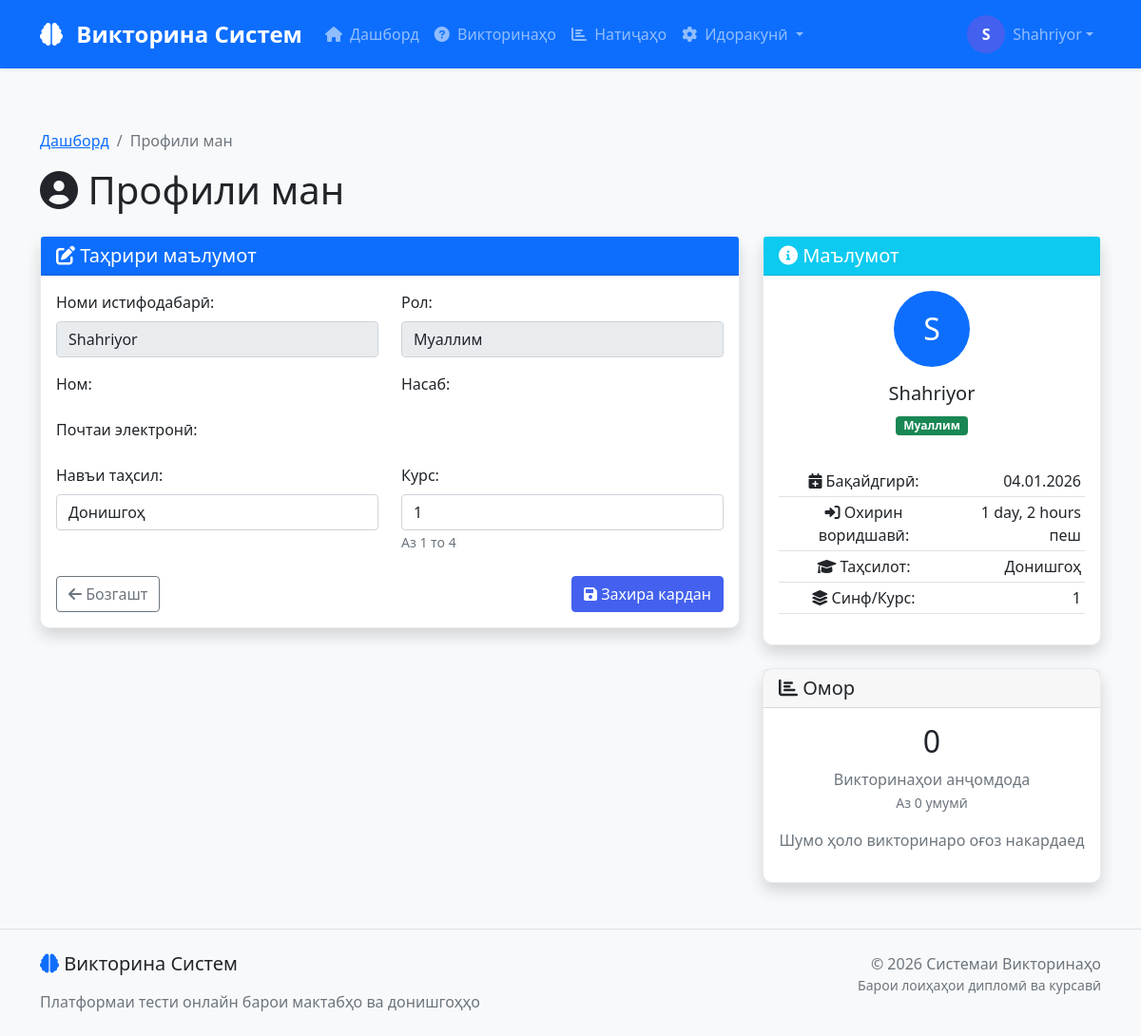
Before: /profile/ (signed in) with the older database file.
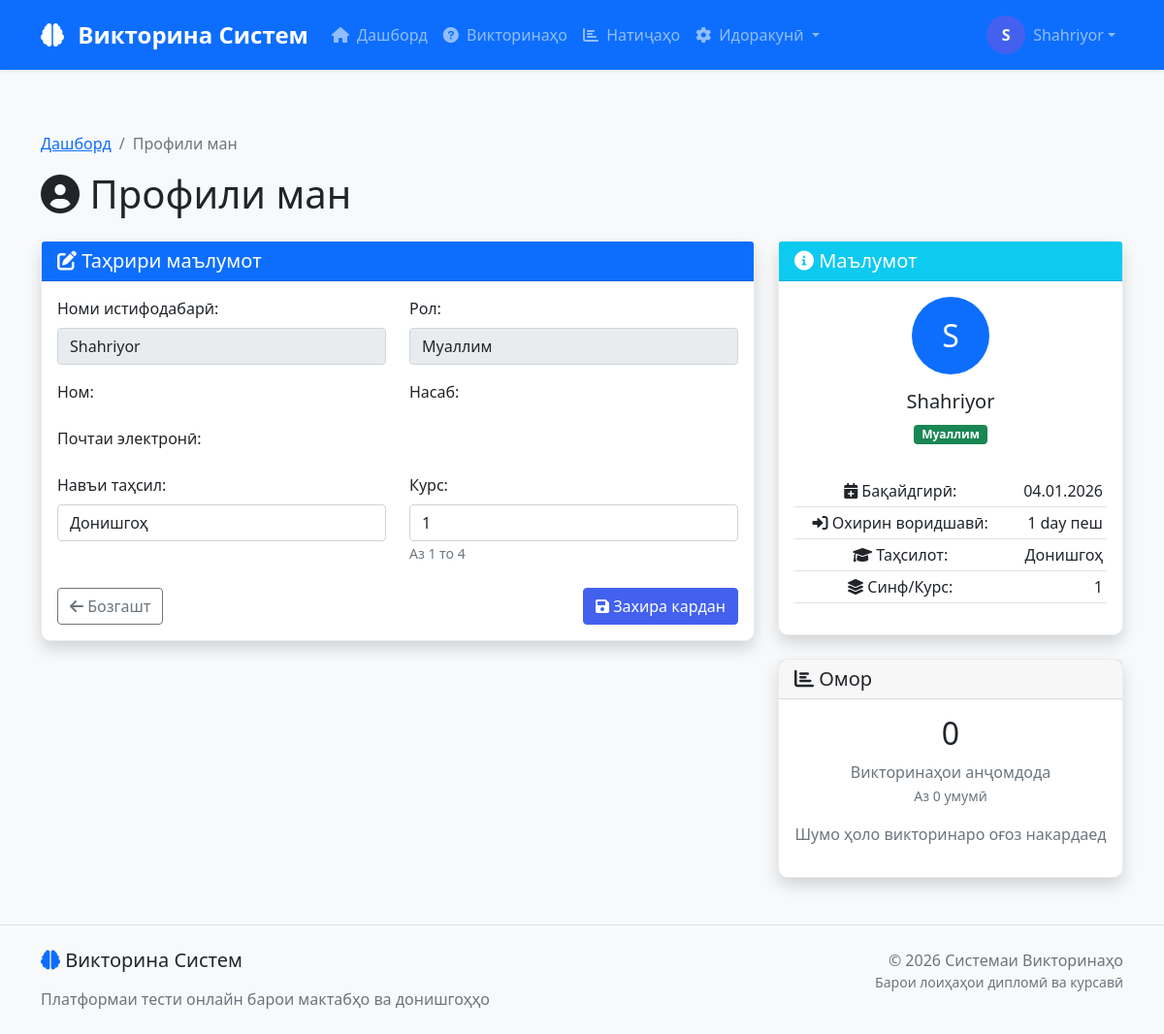
After: the same page with the newer database file.
### core/models.py (models this page shows, shortened)
class User(AbstractUser):
    ROLE_CHOICES = (
        ('admin', 'Админ'),
        ('teacher', 'Муаллим'),
        ('student', 'Талаба'),
        ('group_leader', 'Сарвари гурӯҳ'),
    )
    email = models.EmailField(unique=True)
    role = models.CharField(max_length=20, choices=ROLE_CHOICES, default='student')
    is_active = models.BooleanField(default=True)
    created_at = models.DateTimeField(auto_now_add=True)
    class Meta:
        verbose_name = 'Истифодабаранда'
        verbose_name_plural = 'Истифодабарандагон'

### core/views.py (the view)
# urls.py: path('profile/', views.profile_view, name='profile'),
@login_required
def profile_view(request):
    try:
        profile = request.user.profile
    except Profile.DoesNotExist:
        profile = Profile.objects.create(user=request.user, level_type='school', current_level=1)
    if request.method == 'POST':
        form = ProfileForm(request.POST, instance=profile)
        if form.is_valid():
            form.save()
            messages.success(request, 'Профили шумо бомуваффақият навсозӣ шуд.')
            return redirect('profile')
    else:
        form = ProfileForm(instance=profile)
    completed_quizzes = QuizSession.objects.filter(
        user=request.user,
        finished_at__isnull=False
    ).count()
    total_quizzes = QuizSession.objects.filter(user=request.user).count()
    context = {
        'form': form,
        'profile': profile,
        'completed_quizzes': completed_quizzes,
        'total_quizzes': total_quizzes,
    }
    return render(request, 'profile/view.html', context)

### core/forms.py
class ProfileForm(forms.ModelForm):
    class Meta:
        model = Profile
        fields = ['level_type', 'current_level']
        widgets = {
            'level_type': forms.Select(attrs={'class': 'form-control'}),
            'current_level': forms.NumberInput(attrs={'class': 'form-control'}),
        }

### template/profile/view.html (shortened to what the changed rows need)
{% extends 'base.html' %}
{% block content %}
<div class="container py-4">
    <div class="row">
        <div class="col-md-12">
            <h1 class="mb-4">
                <i class="fas fa-user-circle"></i> Профили ман
            </h1>
        </div>
    </div>
    <div class="row">
        <div class="col-md-8">
            <div class="card shadow">
                <div class="card-body">
                    <form method="post">
                        <div class="row mb-3">
                            <div class="col-md-6">
                                <label class="form-label">Номи истифодабарӣ:</label>
                                <input type="text" class="form-control" value="{{ user.username }}" readonly>
                            </div>
                            <div class="col-md-6">
                                <label class="form-label">Рол:</label>
                                <input type="text" class="form-control" value="{{ user.get_role_display }}" readonly>
                            </div>
                        </div>
                    </form>
                </div>
            </div>
        </div>
        <div class="col-md-4">
            <div class="card shadow mb-4">
                <div class="card-body text-center">
                    <div class="avatar-placeholder rounded-circle bg-primary d-inline-flex align-items-center justify-content-center mb-3"
                         style="width: 80px; height: 80px; font-size: 32px; color: white;">
                        {{ user.username|first|upper }}
                    </div>
                    <h5>{{ user.get_full_name|default:user.username }}</h5>
                    <span class="badge mb-3
                        {% if user.role == 'admin' %}bg-danger
                        {% elif user.role == 'teacher' %}bg-success
                        {% elif user.role == 'student' %}bg-info
                        {% else %}bg-warning
                        {% endif %}">
                        {{ user.get_role_display }}
                    </span>
                    <table class="table table-sm mt-3">
                        <tr>
                            <td><i class="fas fa-calendar-plus"></i> Бақайдгирӣ:</td>
                            <td class="text-end">{{ user.date_joined|date:"d.m.Y" }}</td>
                        </tr>
                        <tr>
                            <td><i class="fas fa-sign-in-alt"></i> Охирин воридшавӣ:</td>
                            <td class="text-end">{{ user.last_login|timesince }} пеш</td>
                        </tr>
                        <tr>
                        </tr>
                        <tr>
                        </tr>
                    </table>
                </div>
            </div>
            <div class="card shadow">
                <div class="card-body">
                    <div class="text-center">
                        <div class="mb-3">
                            <h2>{{ completed_quizzes }}</h2>
                        </div>
                    </div>
                </div>
            </div>
        </div>
    </div>
</div>
{% endblock %}

### template/base.html (shortened to what this page needs)
<!DOCTYPE html>
<html lang="tg">
<head>
    <link href="https://cdn.jsdelivr.net/npm/bootstrap@5.1.3/dist/css/bootstrap.min.css" rel="stylesheet">
    <link rel="stylesheet" href="https://cdnjs.cloudflare.com/ajax/libs/font-awesome/6.0.0/css/all.min.css">
</head>
<body>
    {% if user.is_authenticated %}
    <nav class="navbar navbar-expand-lg navbar-dark bg-primary shadow-sm">
        <div class="container">
            <a class="navbar-brand" href="{% url 'dashboard' %}">
                <i class="fas fa-brain me-2"></i>
                Викторина Систем
            </a>
            <div class="collapse navbar-collapse" id="navbarNav">
                <ul class="navbar-nav me-auto">
                    <li class="nav-item">
                        <a class="nav-link" href="{% url 'dashboard' %}">
                            <i class="fas fa-home me-1"></i> Дашборд
                        </a>
                    </li>
                    <li class="nav-item">
                        <a class="nav-link" href="{% url 'quiz_list' %}">
                            <i class="fas fa-question-circle me-1"></i> Викторинаҳо
                        </a>
                    </li>
                    <li class="nav-item">
                        <a class="nav-link" href="{% url 'my_results' %}">
                            <i class="fas fa-chart-bar me-1"></i> Натиҷаҳо
                        </a>
                    </li>
                    {% if user.role == 'teacher' or user.role == 'admin' %}
                    <li class="nav-item dropdown">
                        <a class="nav-link dropdown-toggle" href="#" id="adminDropdown" role="button" data-bs-toggle="dropdown">
                            <i class="fas fa-cog me-1"></i> Идоракунӣ
                        </a>
                    </li>
                    {% endif %}
                </ul>
                <ul class="navbar-nav">
                    <li class="nav-item dropdown">
                        <a class="nav-link dropdown-toggle d-flex align-items-center" href="#" id="userDropdown" role="button" data-bs-toggle="dropdown">
                            <div class="user-avatar me-2">
                                {{ user.username|first|upper }}
                            </div>
                            {{ user.username }}
                        </a>
                    </li>
                </ul>
            </div>
        </div>
    </nav>
    {% endif %}
    <main class="main-content py-4">
        {% block content %}{% endblock %}
    </main>
    <footer class="footer py-4">
        <div class="container">
            <div class="row">
                <div class="col-md-6">
                    <h5 class="mb-3">
                        <i class="fas fa-brain text-primary"></i> Викторина Систем
                    </h5>
                    <p class="text-muted mb-0">
                        Платформаи тести онлайн барои мактабҳо ва донишгоҳҳо
                    </p>
                </div>
                <div class="col-md-6 text-md-end">
                    <p class="text-muted mb-0">
                        &copy; {% now "Y" %} Системаи Викторинаҳо
                    </p>
                    <p class="text-muted small">
                        Барои лоиҳаҳои дипломӣ ва курсавӣ
                    </p>
                </div>
            </div>
        </div>
    </footer>
</body>
</html>

Changed rows visible on the page:
changed User "Shahriyor": last_login "1 day, 2 hours" → "1 day"
